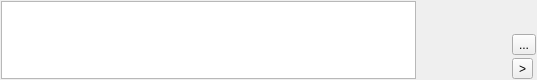
<?xml version="1.0" encoding="UTF-8"?>
<ui version="4.0">
 <class>NoteInputWidget</class>
 <widget class="QWidget" name="NoteInputWidget">
  <property name="geometry">
   <rect>
    <x>0</x>
    <y>0</y>
    <width>537</width>
    <height>80</height>
   </rect>
  </property>
  <property name="minimumSize">
   <size>
    <width>0</width>
    <height>80</height>
   </size>
  </property>
  <property name="maximumSize">
   <size>
    <width>16777215</width>
    <height>80</height>
   </size>
  </property>
  <property name="windowTitle">
   <string>Form</string>
  </property>
  <layout class="QHBoxLayout" name="horizontalLayout">
   <property name="spacing">
    <number>0</number>
   </property>
   <property name="margin">
    <number>1</number>
   </property>
   <item>
    <widget class="PlainTextEditWithPlaceholderText" name="text_entry">
     <property name="focusPolicy">
      <enum>Qt::ClickFocus</enum>
     </property>
    </widget>
   </item>
   <item>
    <widget class="QLabel" name="thumbnail">
     <property name="enabled">
      <bool>true</bool>
     </property>
     <property name="minimumSize">
      <size>
       <width>96</width>
       <height>75</height>
      </size>
     </property>
     <property name="maximumSize">
      <size>
       <width>96</width>
       <height>75</height>
      </size>
     </property>
     <property name="text">
      <string/>
     </property>
     <property name="pixmap">
      <pixmap>:/tk_multi_infopanel/rect_512x400.png</pixmap>
     </property>
     <property name="scaledContents">
      <bool>true</bool>
     </property>
     <property name="alignment">
      <set>Qt::AlignCenter</set>
     </property>
    </widget>
   </item>
   <item>
    <layout class="QVBoxLayout" name="verticalLayout">
     <property name="spacing">
      <number>3</number>
     </property>
     <item>
      <spacer name="verticalSpacer">
       <property name="orientation">
        <enum>Qt::Vertical</enum>
       </property>
       <property name="sizeHint" stdset="0">
        <size>
         <width>20</width>
         <height>40</height>
        </size>
       </property>
      </spacer>
     </item>
     <item>
      <widget class="QToolButton" name="screenshot">
       <property name="text">
        <string>...</string>
       </property>
       <property name="icon">
        <iconset resource="resources.qrc">
         <normaloff>:/tk_multi_infopanel_note_input_widget/camera_hl.png</normaloff>:/tk_multi_infopanel_note_input_widget/camera_hl.png</iconset>
       </property>
      </widget>
     </item>
     <item>
      <widget class="QToolButton" name="submit">
       <property name="text">
        <string>&gt;</string>
       </property>
      </widget>
     </item>
    </layout>
   </item>
  </layout>
 </widget>
 <customwidgets>
  <customwidget>
   <class>PlainTextEditWithPlaceholderText</class>
   <extends>QPlainTextEdit</extends>
   <header>..placeholdertext_textedit</header>
  </customwidget>
 </customwidgets>
 <resources>
  <include location="resources.qrc"/>
 </resources>
 <connections/>
</ui>
